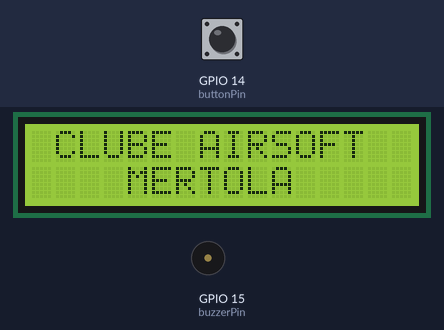
A sketch run on a simulated ESP32. On the bench: 16×2 character LCD, buzzer (waves = sounding, pin HIGH). The test bench sets the inputs (shaded band); at power-on: GPIO 14 (buttonPin) LOW.

Above: at 1.0 s.
At 16.9 s:
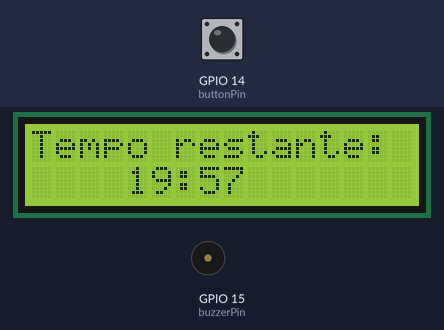
17.0 s: GPIO 14 (buttonPin) pulled HIGH for 3.2 s
At 18.45 s:
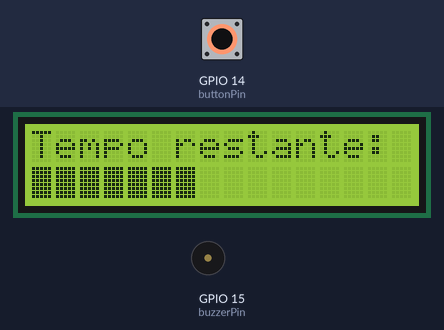
At 22.0 s:
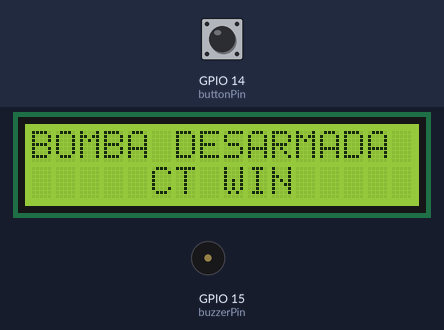
Timing chart, 0 to 23.5 s (numbered marks = the images above; inputs shaded):
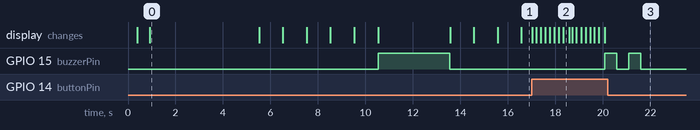

Measured:
- after the input at 17.0 s, GPIO 15 (buzzerPin): alternates HIGH for 0.50 s and LOW for 0.50 s, 4 changes in all, then stays LOW, starting after 3.1 s
- what the display in image 0 shows lasts 4.6 s, from 0.9 s to 5.5 s

The sketch:

DefuseBomb_old.ino
```cpp
#include <Wire.h>
#include <LiquidCrystal_I2C.h>


/*
  CONECTIONS ==================> ESP32

  LCD
    GND ........................ GND
    VCC ........................ Vin (5v)
    SDA ........................ 21
    SCL ........................ 22

  BUZZER
    GND ........................ GND
    +  ......................... 15

  Button (desarmar)
    Um lado .................... 14
    Lado oposto ................ GND (+ resistor)


*/

LiquidCrystal_I2C lcd(0x3F, 16, 2); // Endereço I2C do LCD

const int buzzerPin = 15;
const int buttonPin = 14;

unsigned long countdownStart = 0;
bool countdownDone = false;
bool gameStarted = false;
unsigned long gameStartMillis = 0;

// Botão
unsigned long buttonPressedMillis = 0;
bool buttonHeld = false;
bool bombDefused = false;

// Evitar flicker
String lastTimeDisplayed = "";
int lastRemainingArming = -1;

void setup() {
  Serial.begin(115200);

  setupBuzzer();
  setupButtons();
  setupLCD();

  screenFinishBoot();

  delay(1500);
  showLCDMessage("Arming in:", 0, 0);
  showLCDMessage("5 seconds", 0, 1);

  countdownStart = millis();
}

void loop() {
  if (!countdownDone) {
    unsigned long elapsed = (millis() - countdownStart) / 1000;
    int remaining = 5 - elapsed;

    if (remaining != lastRemainingArming && remaining >= 0) {
      lastRemainingArming = remaining;
      showLCDMessage("Arming in:", 0, 0);
      showLCDMessage(String(remaining) + " seconds", 0, 1);
    }

    if (remaining <= 0) {
      countdownDone = true;
      lcd.clear();
      showLCDMessage("BOMBA ATIVA!", 0, 0);

      // Beep de 3 segundos
      digitalWrite(buzzerPin, HIGH);
      delay(3000);
      digitalWrite(buzzerPin, LOW);

      gameStartMillis = millis();
      gameStarted = true;

      lcd.setCursor(0, 0);
      lcd.print("Tempo restante:");
    }
  }

  if (gameStarted && !bombDefused) {
    updateGameCountdown();
    checkDisarmButton();
  }
}

/**
##################################################
##                   SETUP                      ##
##################################################
*/

void setupBuzzer(){
  digitalWrite(buzzerPin, LOW);
  pinMode(buzzerPin, OUTPUT);
}

void setupLCD(){
  lcd.init();
  lcd.backlight();
}

void setupButtons(){
  pinMode(buttonPin, INPUT); // botão vai a GND -> valor LOW
}


/**
##################################################
##                   UTILS                      ##
##################################################
*/

void showLCDMessage(String message, byte posX, byte posY) {
  lcd.setCursor(posX, posY);
  lcd.print("                "); // limpa linha
  if (message.length() > 0) {
    lcd.setCursor(posX, posY);
    lcd.print(message);
  }
}

void showLCDTime(String timeStr) {
  if (timeStr != lastTimeDisplayed) {
    lcd.setCursor(4, 1);
    lcd.print("        "); // limpa o tempo
    lcd.setCursor(4, 1);
    lcd.print(timeStr);
    lastTimeDisplayed = timeStr;
  }
}

void beepBuzzer(int duration) {
  digitalWrite(buzzerPin, HIGH);
  delay(duration);
  digitalWrite(buzzerPin, LOW);
}

void blinkLCD() {
  static bool state = false;
  state = !state;
  if (state) lcd.noBacklight();
  else lcd.backlight();
}

void updateGameCountdown() {
  unsigned long elapsed = (millis() - gameStartMillis) / 1000;
  int remaining = 20 * 60 - elapsed; // 20 minutos

  if (remaining >= 0) {
    int minutes = remaining / 60;
    int seconds = remaining % 60;

    char timeBuffer[9];
    sprintf(timeBuffer, "%02d:%02d", minutes, seconds);
    showLCDTime(String(timeBuffer));
  } else {
    gameStarted = false;
    lcd.clear();
    showLCDMessage("BOMB EXPLODED", 1, 0);
    digitalWrite(buzzerPin, HIGH); // Beep contínuo

    while (true) {
      blinkLCD();
      delay(300);
    }
  }
}

void checkDisarmButton() {
  int buttonState = digitalRead(buttonPin);

  if (buttonState == HIGH) {
    if (!buttonHeld) {
      buttonPressedMillis = millis();
      buttonHeld = true;
    } else {
      unsigned long heldTime = millis() - buttonPressedMillis;

      // Barra de progresso
      int totalBlocks = 16;
      int filledBlocks = map(heldTime, 0, 3000, 0, totalBlocks);

      lcd.setCursor(0, 1);
      for (int i = 0; i < totalBlocks; i++) {
        if (i < filledBlocks) lcd.write(255);
        else lcd.print(" ");
      }

      if (heldTime >= 3000) {
        bombDefused = true;
        gameStarted = false;
        lcd.clear();
        showLCDMessage("BOMBA DESARMADA", 0, 0);
        showLCDMessage("CT WIN", 5, 1);
        beepBuzzer(500);
        delay(500);
        beepBuzzer(500);
      }
    }
  } else {
    if (buttonHeld) {
      lcd.setCursor(0, 1);
      lcd.print("                ");
    }
    buttonHeld = false;
  }
}


/**
##################################################
##               MENSAGENS                      ##
##################################################
*/

void screenFinishBoot() {
  lcd.clear();
  lcd.noBacklight();
  delay(300);
  lcd.backlight();

  showLCDMessage("CLUBE AIRSOFT", 1, 0);
  delay(500);
  showLCDMessage("MERTOLA", 4, 1);
  delay(3000);
}
```
